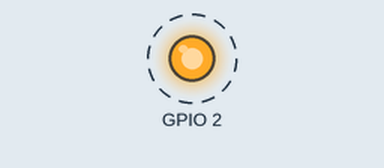
Simulated run of this program. Board: ESP32. On the bench: output pins drawn as LEDs (lit = HIGH). Dashed ring = blinking. What the program prints to the serial monitor is not drawn.

Above: at 1.2 s.
Timing chart, 0 to 5.6 s (numbered marks = the images above):
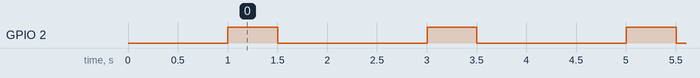

Measured:
- by itself, GPIO 2: alternates HIGH for 0.50 s and LOW for 1.5 s

The program:

main.cpp
```cpp
/*
#include <esp_now.h>
#include <WiFi.h>

#define BUTTON_PIN 5  // Button connected to GPIO 5 (pulled to GND when pressed)

// REPLACE WITH YOUR RECEIVER'S MAC ADDRESS
uint8_t receiverAddress[] = {0x78, 0x42, 0x1C, 0xA2, 0x97, 0x40};

// Define a data structure to send
typedef struct struct_message {
  int id;
  char message[32];
} struct_message;

struct_message outgoingData;

void OnDataSent(const uint8_t *mac_addr, esp_now_send_status_t status) {
  Serial.print("Send Status: ");
  Serial.println(status == ESP_NOW_SEND_SUCCESS ? "Success" : "Fail");
}

void setup() {
  Serial.begin(115200);

  pinMode(BUTTON_PIN, INPUT_PULLUP);

  // Initialize WiFi in STA mode
  WiFi.mode(WIFI_STA);

  // Initialize ESP-NOW
  if (esp_now_init() != ESP_OK) {
    Serial.println("Error initializing ESP-NOW");
    return;
  }

  // Register callback for send status
  esp_now_register_send_cb(OnDataSent);

  // Add peer (receiver)
  esp_now_peer_info_t peerInfo = {};
  memcpy(peerInfo.peer_addr, receiverAddress, 6);
  peerInfo.channel = 0;
  peerInfo.encrypt = false;

  if (esp_now_add_peer(&peerInfo) != ESP_OK) {
    Serial.println("Failed to add peer");
    return;
  }

  Serial.println("Sender ready!");
}

void loop() {
  // When button is pressed (active LOW)
  if (digitalRead(BUTTON_PIN) == LOW) {
    outgoingData.id = 1;
    strcpy(outgoingData.message, "Button Pressed!");

    esp_err_t result = esp_now_send(receiverAddress, (uint8_t *)&outgoingData, sizeof(outgoingData));

    if (result == ESP_OK) {
      Serial.println("Message sent successfully");
    } else {
      Serial.println("Error sending message");
    }

    delay(500); // debounce delay
  }
}
*/


#include <WiFi.h>

void setup() {
  Serial.begin(115200);
  delay(1000);

  Serial.println("\n===== ESP32 Hardware Test =====");
  Serial.println("Checking basic functions...");

  // Blink test
  pinMode(2, OUTPUT);

  // Print MAC address
  Serial.print("WiFi MAC Address: ");
  Serial.println(WiFi.macAddress());
}

void loop() {
  // Blink onboard LED
  digitalWrite(2, HIGH);
  delay(500);
  digitalWrite(2, LOW);
  delay(500);

  // Keep printing heartbeat to Serial
  Serial.println("ESP32 is alive!");
  delay(1000);
}
```
